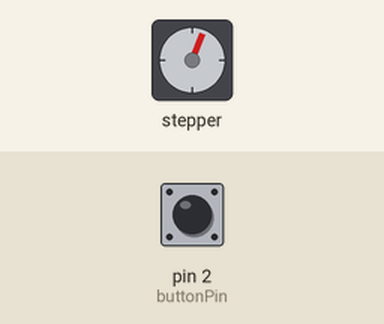
The sketch below on a simulated Arduino Uno, built with avr-gcc and run on an emulated ATmega328P. On the bench: stepper motor. Inputs (shaded band) come from the test bench; at power-on: pin 2 (buttonPin) HIGH. Stepper angles assume 2048 steps per turn; what the sketch prints to the serial monitor is not drawn.

Above: at 1.29 s.
1.3 s: pin 2 (buttonPin) pulled LOW for 0.15 s
At 1.98 s:
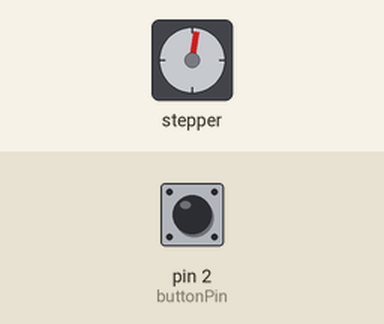
4.3 s: pin 2 (buttonPin) pulled LOW for 1 s
At 4.64 s:
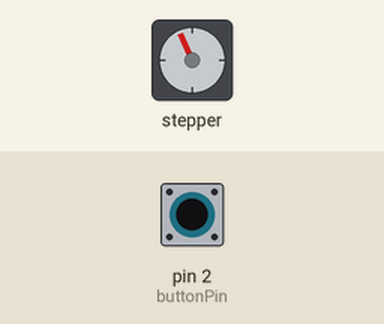
8.3 s: pin 2 (buttonPin) pulled LOW for 0.15 s
At 10.66 s:
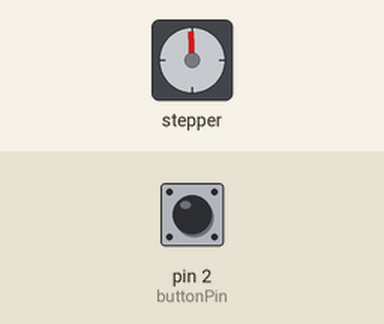
11.4 s: pin 2 (buttonPin) pulled LOW for 3.2 s
Timing chart, 0 to 29.7 s (numbered marks = the images above; inputs shaded):
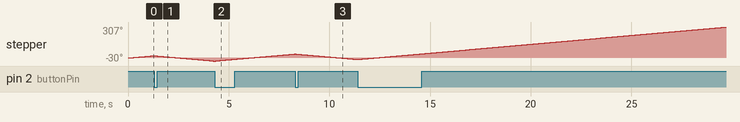

The sketch:

Code_35_Stepper_Motor.ino
```cpp
#include <Stepper.h>
int buttonPin=2;
int stepsPerRevolution=2048;
int motSpeed=3;
int buttonNew;
int buttonOld=1;
int dt=500;
int motDir=1;
Stepper myStepper(stepsPerRevolution, 8,10,9,11);
void setup() {
  // put your setup code here, to run once:
Serial.begin(115200);
myStepper.setSpeed(motSpeed);
pinMode(buttonPin,INPUT);
digitalWrite(buttonPin,HIGH);}

void loop() {
  // put your main code here, to run repeatedly:
  buttonNew=digitalRead(buttonPin);
  Serial.println(buttonNew);
  if(buttonOld==1 && buttonNew==0){
    motDir=motDir*(-1);
  }
  myStepper.step(motDir*1);
  buttonOld=buttonNew;
}
```
